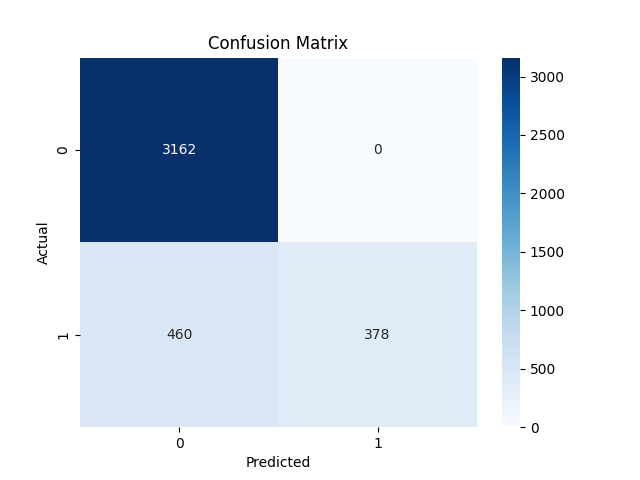

Python code for this plot:
import pyodbc
import pandas as pd
import numpy as np
import matplotlib.pyplot as plt
import seaborn as sns
from sklearn.model_selection import train_test_split
from sklearn.preprocessing import StandardScaler
from sklearn.linear_model import LogisticRegression
from sklearn.metrics import accuracy_score, classification_report, confusion_matrix

server = 'DESKTOP-2LHRIRO'
database = 'wppool_sample_data'
driver = 'ODBC Driver 17 for SQL Server'

conn = pyodbc.connect(
    f'DRIVER={driver};'
    f'SERVER={server};'
    f'DATABASE={database};'
    'Trusted_Connection=yes'
)

sql_query = "SELECT * FROM wppool_data_sample"
df = pd.read_sql(sql_query, conn)

print(df.head())
print(df.info())

df['install_date'] = pd.to_datetime(df['install_date'])
df['pro_upgrade_date'] = pd.to_datetime(df['pro_upgrade_date'])

df['upgraded_to_pro'] = (df['subscription_type'] == 'Pro').astype(int)

df['days_to_upgrade'] = (df['pro_upgrade_date'] - df['install_date']).dt.days

features = ['total_sessions', 'page_views', 'days_active']
target = 'upgraded_to_pro'

print(df[features].isnull().sum())
df = df.dropna(subset=features)

X = df[features]
y = df[target]
X_train, X_test, y_train, y_test = train_test_split(X, y, test_size=0.2, random_state=42)

scaler = StandardScaler()
X_train_scaled = scaler.fit_transform(X_train)
X_test_scaled = scaler.transform(X_test)

model = LogisticRegression()
model.fit(X_train_scaled, y_train)

y_pred = model.predict(X_test_scaled)

accuracy = accuracy_score(y_test, y_pred)
print(f'Accuracy: {accuracy:.2f}')
print(classification_report(y_test, y_pred))

conf_matrix = confusion_matrix(y_test, y_pred)
sns.heatmap(conf_matrix, annot=True, fmt='d', cmap='Blues')
plt.xlabel('Predicted')
plt.ylabel('Actual')
plt.title('Confusion Matrix')
plt.show()

sns.histplot(df['days_to_upgrade'].dropna(), bins=30, kde=True)
plt.xlabel('Days to Upgrade')
plt.ylabel('Frequency')
plt.title('Distribution of Days to Upgrade')
plt.show()

country_upgrade_stats = df.groupby('country')['days_to_upgrade'].mean().dropna().sort_values()
plt.figure(figsize=(12, 6))
sns.barplot(x=country_upgrade_stats.index, y=country_upgrade_stats.values)
plt.xticks(rotation=90)
plt.xlabel('Country')
plt.ylabel('Average Days to Upgrade')
plt.title('Average Days to Upgrade by Country')
plt.show()
